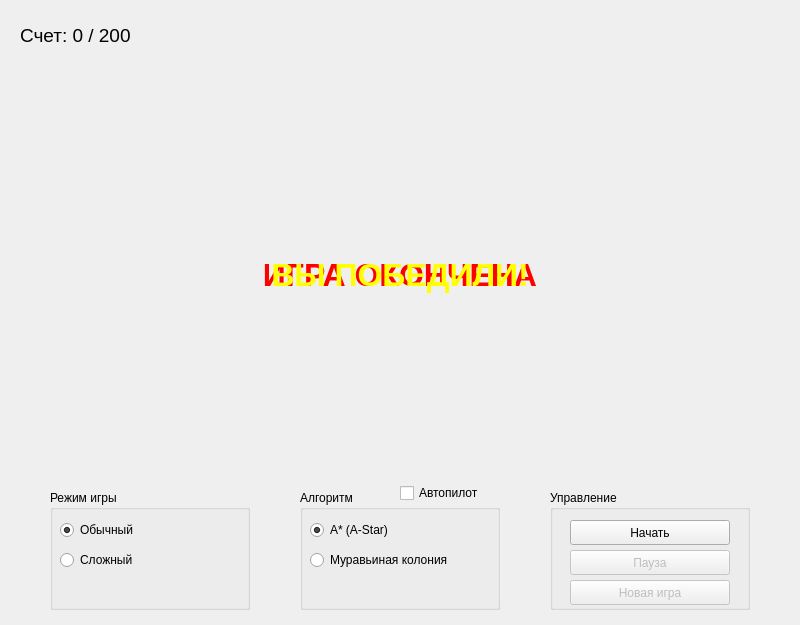
<?xml version="1.0" encoding="UTF-8"?>
<ui version="4.0">
 <class>MainWindow</class>
 <widget class="QMainWindow" name="MainWindow">
  <property name="geometry">
   <rect>
    <x>0</x>
    <y>0</y>
    <width>800</width>
    <height>625</height>
   </rect>
  </property>
  <property name="windowTitle">
   <string>Змейка - Специальные фрукты</string>
  </property>
  <widget class="QWidget" name="centralwidget">
   <property name="geometry">
    <rect>
     <x>0</x>
     <y>0</y>
     <width>800</width>
     <height>650</height>
    </rect>
   </property>
   <widget class="QLabel" name="scoreLabel">
    <property name="geometry">
     <rect>
      <x>20</x>
      <y>20</y>
      <width>200</width>
      <height>30</height>
     </rect>
    </property>
    <property name="font">
     <font>
      <pointsize>14</pointsize>
     </font>
    </property>
    <property name="text">
     <string>Счет: 0 / 200</string>
    </property>
   </widget>
   <widget class="QCheckBox" name="autoPlayCheckBox">
    <property name="geometry">
     <rect>
      <x>400</x>
      <y>478</y>
      <width>150</width>
      <height>30</height>
     </rect>
    </property>
    <property name="text">
     <string>Автопилот</string>
    </property>
   </widget>
   <widget class="QWidget" name="gameWidget" native="true">
    <property name="geometry">
     <rect>
      <x>100</x>
      <y>80</y>
      <width>600</width>
      <height>400</height>
     </rect>
    </property>
    <property name="minimumSize">
     <size>
      <width>600</width>
      <height>400</height>
     </size>
    </property>
   </widget>
   <widget class="QGroupBox" name="modeGroupBox">
    <property name="geometry">
     <rect>
      <x>50</x>
      <y>490</y>
      <width>200</width>
      <height>120</height>
     </rect>
    </property>
    <property name="title">
     <string>Режим игры</string>
    </property>
    <widget class="QRadioButton" name="normalModeRadio">
     <property name="geometry">
      <rect>
       <x>10</x>
       <y>30</y>
       <width>100</width>
       <height>20</height>
      </rect>
     </property>
     <property name="text">
      <string>Обычный</string>
     </property>
     <property name="checked">
      <bool>true</bool>
     </property>
    </widget>
    <widget class="QRadioButton" name="hardModeRadio">
     <property name="geometry">
      <rect>
       <x>10</x>
       <y>60</y>
       <width>100</width>
       <height>20</height>
      </rect>
     </property>
     <property name="text">
      <string>Сложный</string>
     </property>
    </widget>
   </widget>
   <widget class="QGroupBox" name="algorithmGroupBox">
    <property name="geometry">
     <rect>
      <x>300</x>
      <y>490</y>
      <width>200</width>
      <height>120</height>
     </rect>
    </property>
    <property name="title">
     <string>Алгоритм</string>
    </property>
    <widget class="QRadioButton" name="astarRadio">
     <property name="geometry">
      <rect>
       <x>10</x>
       <y>30</y>
       <width>150</width>
       <height>20</height>
      </rect>
     </property>
     <property name="text">
      <string>A* (A-Star)</string>
     </property>
     <property name="checked">
      <bool>true</bool>
     </property>
    </widget>
    <widget class="QRadioButton" name="acoRadio">
     <property name="geometry">
      <rect>
       <x>10</x>
       <y>60</y>
       <width>150</width>
       <height>20</height>
      </rect>
     </property>
     <property name="text">
      <string>Муравьиная колония</string>
     </property>
    </widget>
   </widget>
   <widget class="QGroupBox" name="controlGroupBox">
    <property name="geometry">
     <rect>
      <x>550</x>
      <y>490</y>
      <width>200</width>
      <height>120</height>
     </rect>
    </property>
    <property name="title">
     <string>Управление</string>
    </property>
    <widget class="QPushButton" name="startButton">
     <property name="geometry">
      <rect>
       <x>20</x>
       <y>30</y>
       <width>160</width>
       <height>25</height>
      </rect>
     </property>
     <property name="text">
      <string>Начать</string>
     </property>
    </widget>
    <widget class="QPushButton" name="pauseButton">
     <property name="geometry">
      <rect>
       <x>20</x>
       <y>60</y>
       <width>160</width>
       <height>25</height>
      </rect>
     </property>
     <property name="text">
      <string>Пауза</string>
     </property>
     <property name="enabled">
      <bool>false</bool>
     </property>
    </widget>
    <widget class="QPushButton" name="restartButton">
     <property name="geometry">
      <rect>
       <x>20</x>
       <y>90</y>
       <width>160</width>
       <height>25</height>
      </rect>
     </property>
     <property name="text">
      <string>Новая игра</string>
     </property>
     <property name="enabled">
      <bool>false</bool>
     </property>
    </widget>
   </widget>
   <widget class="QLabel" name="powerUpLabel">
    <property name="geometry">
     <rect>
      <x>0</x>
      <y>620</y>
      <width>800</width>
      <height>30</height>
     </rect>
    </property>
    <property name="font">
     <font>
      <pointsize>12</pointsize>
      <bold>true</bold>
     </font>
    </property>
    <property name="text">
     <string/>
    </property>
    <property name="alignment">
     <set>Qt::AlignCenter</set>
    </property>
   </widget>
   <widget class="QLabel" name="gameOverLabel">
    <property name="geometry">
     <rect>
      <x>200</x>
      <y>250</y>
      <width>400</width>
      <height>50</height>
     </rect>
    </property>
    <property name="font">
     <font>
      <pointsize>24</pointsize>
      <bold>true</bold>
     </font>
    </property>
    <property name="styleSheet">
     <string notr="true">color: red;</string>
    </property>
    <property name="text">
     <string>ИГРА ОКОНЧЕНА</string>
    </property>
    <property name="alignment">
     <set>Qt::AlignCenter</set>
    </property>
    <property name="visible">
     <bool>false</bool>
    </property>
   </widget>
   <widget class="QLabel" name="winLabel">
    <property name="geometry">
     <rect>
      <x>200</x>
      <y>250</y>
      <width>400</width>
      <height>50</height>
     </rect>
    </property>
    <property name="font">
     <font>
      <pointsize>24</pointsize>
      <bold>true</bold>
     </font>
    </property>
    <property name="styleSheet">
     <string notr="true">color: yellow;</string>
    </property>
    <property name="text">
     <string>ВЫ ПОБЕДИЛИ!</string>
    </property>
    <property name="alignment">
     <set>Qt::AlignCenter</set>
    </property>
    <property name="visible">
     <bool>false</bool>
    </property>
   </widget>
  </widget>
 </widget>
 <resources/>
 <connections/>
</ui>
